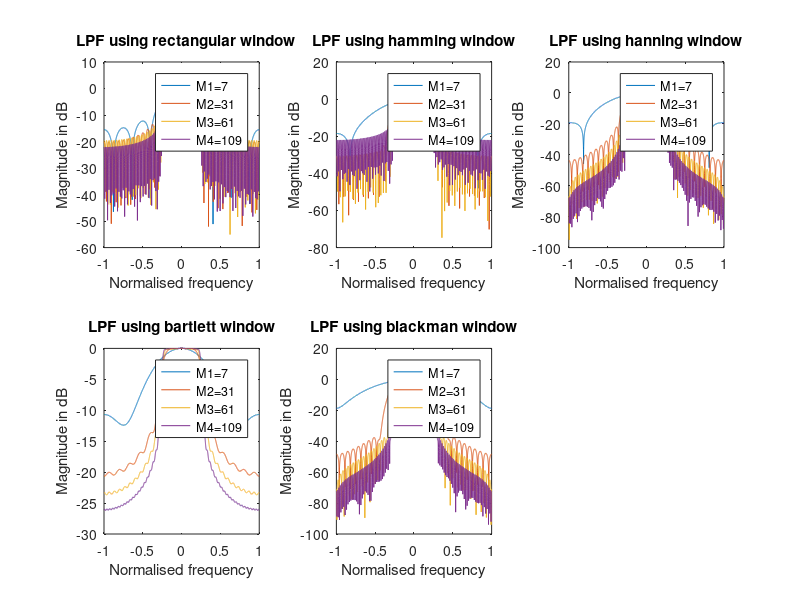

MATLAB code for this plot:
clc;
clear all;
close all;
 
M1 = 7;
M2 = 31;
M3 = 61;
M4 = 109;
wc = pi/4;
fc = wc/2*pi;
wn = wc/pi;
 
%Rectangle Window
w1 = rectwin(M1);
bw1 = fir1(M1-1,wn,w1);
[H1,W1] = freqz(bw1,1,[-pi:0.001:pi]);
 
w2 = rectwin(M2);
bw2 = fir1(M2 - 1,wn,w2);
[H2,W2] = freqz(bw2,1,[-pi:0.001:pi]);
 
w3 = rectwin(M3);
bw3 = fir1(M3 - 1,wn,w3);
[H3,W3] = freqz(bw3,1,[-pi:0.001:pi]);
 
w4 = rectwin(M4);
bw4 = fir1(M4 - 1,wn,w4);
[H4,W4] = freqz(bw4,1,[-pi:0.001:pi]);
 
subplot(2,3,1);
plot(W1/pi,10*log10(abs(H1)), W2/pi,10*log10(abs(H2)), W3/pi,10*log10(abs(H3)), W4/pi,10*log10(abs(H4)));
legend('M1=7', 'M2=31', 'M3=61', 'M4=109');
title('  LPF using rectangular window');
xlabel('Normalised frequency');
ylabel('Magnitude in dB');
 
%Hamming Window
w5 = hamming(M1);
bw5 = fir1(M1-1,wn,w5);
[H5,W5] = freqz(bw5,1,[-pi:0.001:pi]);
 
w6 = hamming(M2);
bw6 = fir1(M2 - 1,wn,w6);
[H6,W6] = freqz(bw6,1,[-pi:0.001:pi]);
 
w7 = hamming(M3);
bw7 = fir1(M3 - 1,wn,w7);
[H7,W7] = freqz(bw7,1,[-pi:0.001:pi]);
 
w8 = rectwin(M4);
bw8 = fir1(M4 - 1,wn,w8);
[H8,W8] = freqz(bw8,1,[-pi:0.001:pi]);
 
subplot(2,3,2);
plot(W5/pi,10*log10(abs(H5)), W6/pi,10*log10(abs(H6)), W7/pi,10*log10(abs(H7)), W8/pi,10*log10(abs(H8)));
legend('M1=7', 'M2=31', 'M3=61', 'M4=109');
title('LPF using hamming window');
xlabel('Normalised frequency');
ylabel('Magnitude in dB');
 
%Hanning window
w9 = hann(M1);
bw9 = fir1(M1-1,wn,w9);
[H9,W9] = freqz(bw9,1,[-pi:0.001:pi]);
 
w10 = hann(M2);
bw10 = fir1(M2 - 1,wn,w10);
[H10,W10] = freqz(bw10,1,[-pi:0.001:pi]);
 
w11 = hann(M3);
bw11 = fir1(M3 - 1,wn,w11);
[H11,W11] = freqz(bw11,1,[-pi:0.001:pi]);
 
w12 = hann(M4);
bw12 = fir1(M4 - 1,wn,w12);
[H12,W12] = freqz(bw12,1,[-pi:0.001:pi]);
 
subplot(2,3,3);
plot(W9/pi,10*log10(abs(H9)), W10/pi,10*log10(abs(H10)), W11/pi,10*log10(abs(H11)), W12/pi,10*log10(abs(H12)));
legend('M1=7', 'M2=31', 'M3=61', 'M4=109');
title('LPF using hanning window');
xlabel('Normalised frequency');
ylabel('Magnitude in dB');
 
%Bartlett Window
w13 = bartlett(M1);
bw13 = fir1(M1-1,wn,w13);
[H13,W13] = freqz(bw13,1,[-pi:0.001:pi]);
 
w14 = bartlett(M2);
bw14 = fir1(M2 - 1,wn,w14);
[H14,W14] = freqz(bw14,1,[-pi:0.001:pi]);
 
w15 = bartlett(M3);
bw15 = fir1(M3 - 1,wn,w15);
[H15,W15] = freqz(bw15,1,[-pi:0.001:pi]);
 
w16 = bartlett(M4);
bw16 = fir1(M4 - 1,wn,w16);
[H16,W16] = freqz(bw16,1,[-pi:0.001:pi]);
 
subplot(2,3,4);
plot(W13/pi,10*log10(abs(H13)), W14/pi,10*log10(abs(H14)), W15/pi,10*log10(abs(H15)), W16/pi,10*log10(abs(H16)));
legend('M1=7', 'M2=31', 'M3=61', 'M4=109');
title('LPF using bartlett window');
xlabel('Normalised frequency');
ylabel('Magnitude in dB');
 
%Blackman Window
w17 = blackman(M1);
bw17 = fir1(M1-1,wn,w17);
[H17,W17] = freqz(bw17,1,[-pi:0.001:pi]);
 
w18 = blackman(M2);
bw18 = fir1(M2 - 1,wn,w18);
[H18,W18] = freqz(bw18,1,[-pi:0.001:pi]);
 
w19 = blackman(M3);
bw19 = fir1(M3 - 1,wn,w19);
[H19,W19] = freqz(bw19,1,[-pi:0.001:pi]);
 
w20 = blackman(M4);
bw20 = fir1(M4 - 1,wn,w20);
[H20,W20] = freqz(bw20,1,[-pi:0.001:pi]);
 
subplot(2,3,5);
plot(W17/pi,10*log10(abs(H17)), W18/pi,10*log10(abs(H18)), W19/pi,10*log10(abs(H19)), W20/pi,10*log10(abs(H20)));
legend('M1=7', 'M2=31', 'M3=61', 'M4=109');
title('LPF using blackman window');
xlabel('Normalised frequency');
ylabel('Magnitude in dB');